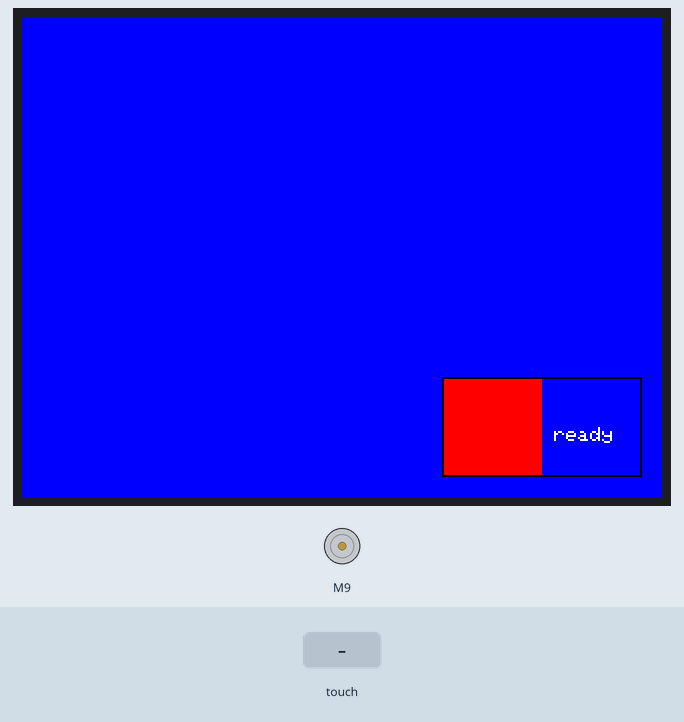
Bench run of a sketch on a simulated Arduino Uno, built with avr-gcc and run on an emulated ATmega328P. On the bench: 320×240 colour display, DC motor (green arrow = forward, orange = backward, longer = faster). Inputs (shaded band) come from the test bench. What the sketch prints to the serial monitor is not drawn.

Above: at 1.4 s.
1.5 s: touch panel pressed at 13 % / 90 % of its raw x / y range
At 1.9 s:
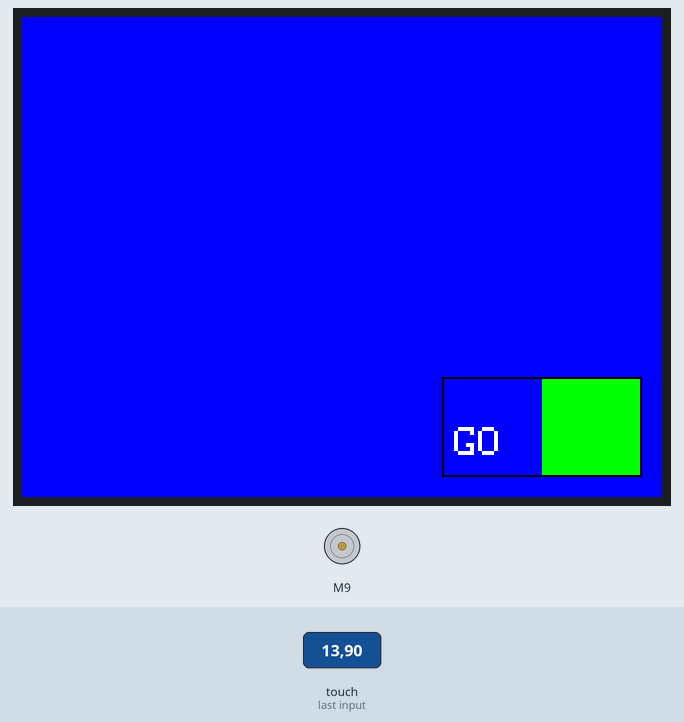
3.0 s: touch panel pressed at 13 % / 70 % of its raw x / y range
At 4.0 s:
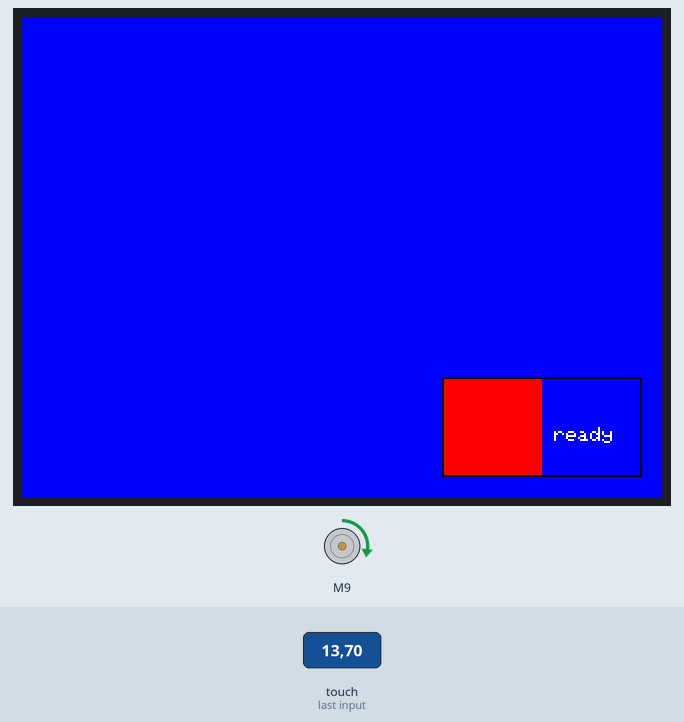
Timing chart, 0 to 6.0 s (numbered marks = the images above; inputs shaded):
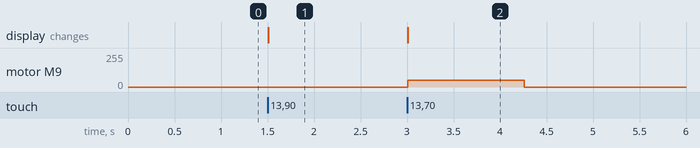

The sketch:

touchScrnCarTest.ino
```cpp
//This example implements a simple sliding On/Off button. The example
// demonstrates drawing and touch operations.
//
//Thanks to Adafruit forums member Asteroid for the original sketch!
//
#include <Adafruit_GFX.h>
#include <SPI.h>
#include <Wire.h>
#include <Adafruit_ILI9341.h>
#include <TouchScreen.h>
#include "CytronMotorDriver.h"

//pin definition
#define XP        43  // x+
#define XN        A2 //x-
#define YN        47 // y-
#define YP        A3 //y+
#define DC        46
#define MISO      50
#define MOSI      51
#define CLK       52
#define CS        53

// This is calibration data for the raw touch data to the screen coordinates
#define TS_MINX 150
#define TS_MINY 120
#define TS_MAXX 920
#define TS_MAXY 940

#define MINPRESSURE 10
#define MAXPRESSURE 1000

#define CRPM                 50      // for carriage motor speed
#define DELAYMILLI           250     // set millisecond delay (used for torque and carriage)
#define GOTIME               5      // time to keep carriage motor on
#define FRAME_X              210
#define FRAME_Y              180
#define FRAME_W              100
#define FRAME_H              50

#define REDBUTTON_X FRAME_X
#define REDBUTTON_Y FRAME_Y
#define REDBUTTON_W (FRAME_W/2)
#define REDBUTTON_H FRAME_H

#define GREENBUTTON_X (REDBUTTON_X + REDBUTTON_W)
#define GREENBUTTON_Y FRAME_Y
#define GREENBUTTON_W (FRAME_W/2)
#define GREENBUTTON_H FRAME_H


//#define TFT_CS 10
//#define TFT_DC 9

// Create Instance of CytronMD library for carriage motor
CytronMD carriageMotor(PWM_DIR, 9, 10);  // PWM = Pin 9, DIR = Pin 10.

//initial speed
unsigned short theSpeed = 0;


// For better pressure precision, we need to know the resistance
// between X+ and X- Use any multimeter to read it
// For the one we're using, I need to verify
TouchScreen ts = TouchScreen(XP, YP, XN, YN, 300);


Adafruit_ILI9341 tft = Adafruit_ILI9341(CS, DC); // hope there is not actually a sep cs and dc

boolean RecordOn = false;


void drawFrame()
{
  tft.drawRect(FRAME_X, FRAME_Y, FRAME_W, FRAME_H, ILI9341_BLACK);
}

void redBtn()
{
  tft.fillRect(REDBUTTON_X, REDBUTTON_Y, REDBUTTON_W, REDBUTTON_H, ILI9341_RED);
  tft.fillRect(GREENBUTTON_X, GREENBUTTON_Y, GREENBUTTON_W, GREENBUTTON_H, ILI9341_BLUE);
  drawFrame();
  tft.setCursor(GREENBUTTON_X + 6 , GREENBUTTON_Y + (GREENBUTTON_H/2));
  tft.setTextColor(ILI9341_WHITE);
  tft.setTextSize(1);
  tft.println("ready");
  RecordOn = false;
}

void greenBtn()
{
  tft.fillRect(GREENBUTTON_X, GREENBUTTON_Y, GREENBUTTON_W, GREENBUTTON_H, ILI9341_GREEN);
  tft.fillRect(REDBUTTON_X, REDBUTTON_Y, REDBUTTON_W, REDBUTTON_H, ILI9341_BLUE);
  drawFrame();
  tft.setCursor(REDBUTTON_X + 6 , REDBUTTON_Y + (REDBUTTON_H/2));
  tft.setTextColor(ILI9341_WHITE);
  tft.setTextSize(2);
  tft.println("GO");
  RecordOn = true;
}

void setup(void)
{

  TCCR2B = TCCR2B & 0b11111000 | 0x01;
  Serial.begin(9600);
  tft.begin();

  tft.fillScreen(ILI9341_BLUE);
  // origin = left,top landscape (USB left upper)
  tft.setRotation(1);
  redBtn();

}

void startCarriageMotor()
{
   Serial.println("\n\n\n");
   Serial.println("motor  turning is on...");
   for(int i = 0; i < GOTIME; i++)
   {
       Serial.println("\n\n\n");
       Serial.println("motor still is on...");
       carriageMotor.setSpeed(CRPM);
       delay(DELAYMILLI);
   }
       Serial.println("\n\n\n");
       Serial.println("motor is  TURNING OFF...");
       carriageMotor.setSpeed(0);
       delay(DELAYMILLI);
}

void loop()
{
   // Retrieve a point
  TSPoint p = ts.getPoint();

  // See if there's any  touch data for us
  if (p.z > MINPRESSURE && p.z < MAXPRESSURE)
  {
    // Scale using the calibration #'s
    // and rotate coordinate system
    p.x = map(p.x, TS_MINY, TS_MAXY, 0, tft.height());
    p.y = map(p.y, TS_MINX, TS_MAXX, 0, tft.width());
    int y = tft.height() - p.x;
    int x = p.y;

    if (RecordOn)
    {
      if((x > REDBUTTON_X) && (x < (REDBUTTON_X + REDBUTTON_W)))
      {
        if ((y > REDBUTTON_Y) && (y <= (REDBUTTON_Y + REDBUTTON_H)))
        {
          Serial.println("Red btn hit");
          redBtn();
          startCarriageMotor();
        }
      }
    }
    else //Record is off (RecordOn == false)
    {
      if((x > GREENBUTTON_X) && (x < (GREENBUTTON_X + GREENBUTTON_W)))
      {
        if ((y > GREENBUTTON_Y) && (y <= (GREENBUTTON_Y + GREENBUTTON_H)))
        {
          Serial.println("Green btn hit");
          greenBtn();

        }
      }
    }

    Serial.println(RecordOn);
  }
}
```

Measured:
- after the input at 1.5 s, the display: changes at once (image 1)
- after the input at 3.0 s, motor M9: stopped → forward 50/255 at once, → stopped 1.3 s later; the display: changes at once (image 2)
